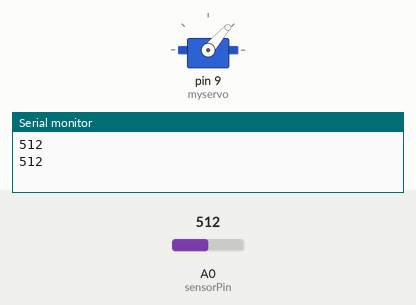
This sketch was run on a simulated Arduino Uno, built with avr-gcc and run on an emulated ATmega328P. On the bench: servo, the last lines printed to the serial monitor. The inputs (shaded band) are chosen by the test bench; at power-on: A0 (sensorPin) = 512.

Above: at 7.2 s.
7.3 s: A0 (sensorPin) set to 494
At 7.83 s:
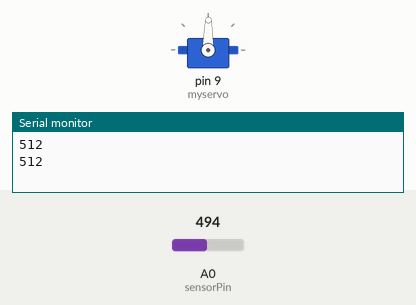
At 12.9 s:
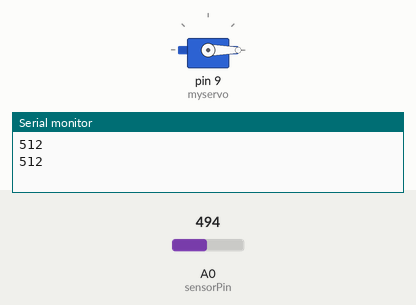
14.5 s: A0 (sensorPin) set to 510
21.7 s: A0 (sensorPin) set to 490
At 22.44 s:
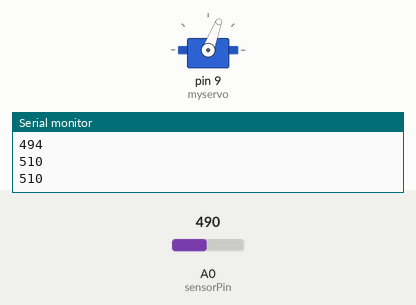
Timing chart, 0 to 28.3 s (numbered marks = the images above; inputs shaded):
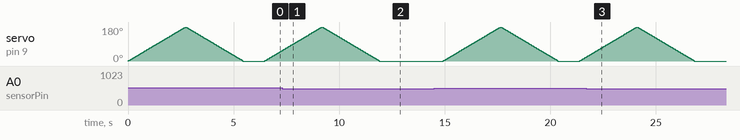

Measured:
- the behaviour switches between 501 and 500 on A0 (sensorPin) (found by bisection; images 0 and 1)
- after the input at 7.3 s, servo on pin 9 (myservo): goes on until 11.9 s, then stays 0°
- after the input at 21.7 s, servo on pin 9 (myservo): goes on until 26.8 s, then stays 0°

The sketch:

moisture_servo.ino
```cpp
#include <Servo.h>

Servo myservo;
int pos;

int sensorPin = A0;
int sensorValue = 0;

void setup() {
  // put your setup code here, to run once:
  myservo.attach(9);
  Serial.begin(9600);
}

void loop() {
  // put your main code here, to run repeatedly:
  sensorValue = analogRead(sensorPin);
  Serial.println(sensorValue);
  myservo.write(pos);
  if (sensorValue > 500)
  {
    for(pos = 0; pos <= 180; pos += 1)
    {
      myservo.write(pos);
      delay(15);
    }
    for(pos = 180; pos >= 0; pos -= 1)
    {
      myservo.write(pos);
      delay(15);
    }
  }
  delay(1000);
}
```
